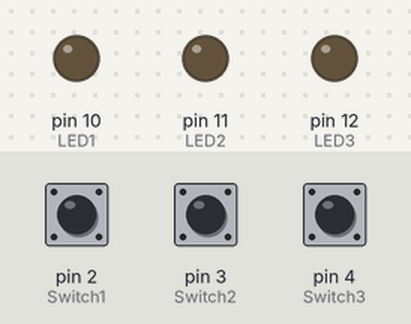
A sketch run on a simulated Arduino Uno, built with avr-gcc and run on an emulated ATmega328P. Parts: output pins drawn as LEDs (lit = HIGH). Dashed ring = blinking. Inputs (shaded band) come from the test bench; at power-on: pin 2 (Switch1) LOW, pin 3 (Switch2) LOW, pin 4 (Switch3) LOW.

Above: at 1.2 s.
1.3 s: pin 2 (Switch1) pulled HIGH for 0.15 s
At 1.37 s:
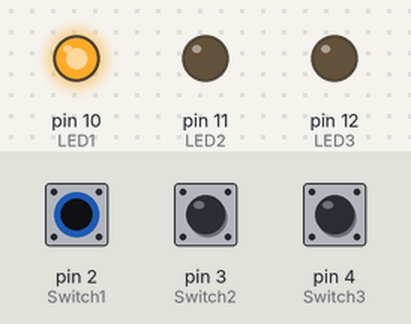
2.9 s: pin 3 (Switch2) pulled HIGH for 0.15 s
At 2.97 s:
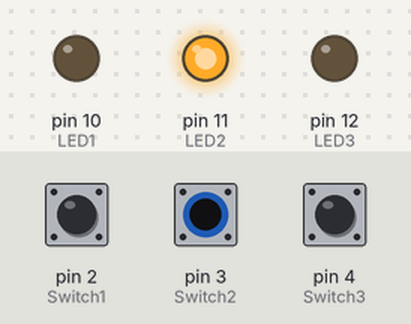
4.5 s: pin 4 (Switch3) pulled HIGH for 0.15 s
At 4.57 s:
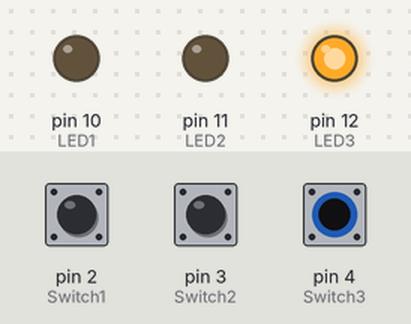
6.1 s: pin 4 (Switch3) pulled HIGH for 3.2 s
At 9.6 s:
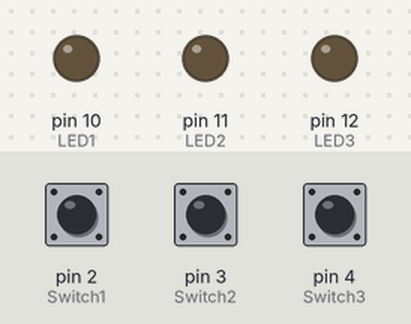
10.8 s: pin 2 (Switch1) pulled HIGH for 3.2 s
At 11.9 s:
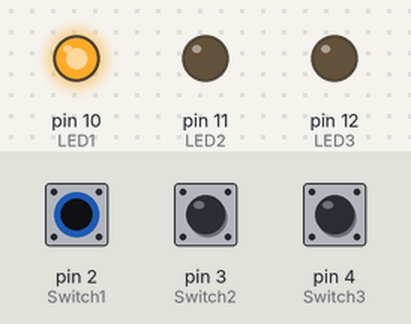
15.5 s: pin 2 (Switch1) driven HIGH and pin 3 (Switch2) driven HIGH and pin 4 (Switch3) driven HIGH
At 16.1 s:
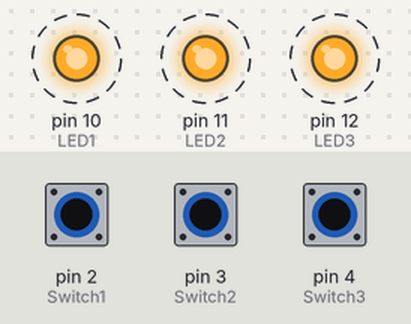
Timing chart, 0 to 19.5 s (numbered marks = the images above; inputs shaded):
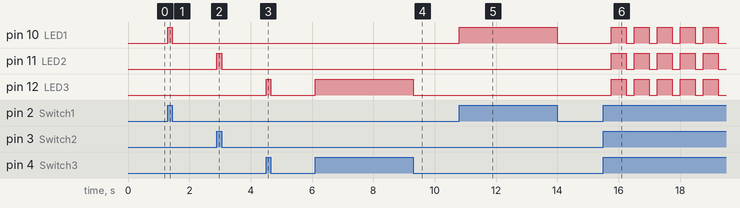

Measured:
- after the input at 1.3 s, pin 10 (LED1): LOW → HIGH at once, → LOW 0.15 s later
- after the input at 2.9 s, pin 11 (LED2): LOW → HIGH at once, → LOW 0.15 s later
- after the input at 4.5 s, pin 12 (LED3): LOW → HIGH at once, → LOW 0.15 s later
- after the input at 6.1 s, pin 12 (LED3): LOW → HIGH at once, → LOW 3.2 s later
- after the input at 10.8 s, pin 10 (LED1): LOW → HIGH at once, → LOW 3.2 s later
- after the input at 15.5 s, pin 10 (LED1), pin 11 (LED2), pin 12 (LED3): alternates HIGH for 0.50 s and LOW for 0.25 s, starting after 0.25 s

The sketch:

Triple_Switch_withBlink_5.5.23.ino
```cpp
int LED1 = 10;
int LED2 = 11;
int LED3 = 12;
int LED4 = 13;

int Switch1 = 2;
int Switch2 = 3;
int Switch3 = 4;

void setup() {
  // put your setup code here, to run once:
  pinMode(LED1, OUTPUT);
  pinMode(LED2, OUTPUT);
  pinMode(LED3, OUTPUT);
  pinMode(Switch1, INPUT);
  pinMode(Switch2, INPUT);
  pinMode(Switch3, INPUT);
}

void loop() {
  // put your main code here, to run repeatedly:
    digitalWrite(LED4, LOW);
    if (digitalRead(Switch1) == HIGH)
  {
    digitalWrite(LED1, HIGH);
  }
  else
  {
    digitalWrite(LED1, LOW);
  }
    if (digitalRead(Switch2) == HIGH)
  {
    digitalWrite(LED2, HIGH);
  }
  else
  {
    digitalWrite(LED2, LOW);
  }
    if (digitalRead(Switch3) == HIGH)
  {
    digitalWrite(LED3, HIGH);
  }
  else
  {
    digitalWrite(LED3, LOW);
  }
  if(digitalRead(Switch1) == HIGH && digitalRead(Switch2) == HIGH && digitalRead(Switch3) == HIGH)
  {
    blink();
  }
}

void blink()
{
  digitalWrite(LED4, HIGH);
  digitalWrite(LED1, LOW);
  digitalWrite(LED2, LOW);
  digitalWrite(LED3, LOW);
  delay(250);
  digitalWrite(LED1, HIGH);
  digitalWrite(LED2, HIGH);
  digitalWrite(LED3, HIGH);
  delay(500);
  digitalWrite(LED1, LOW);
  digitalWrite(LED2, LOW);
  digitalWrite(LED3, LOW);
  delay(250);
  digitalWrite(LED1, HIGH);
  digitalWrite(LED2, HIGH);
  digitalWrite(LED3, HIGH);
  delay(500);
}
```
